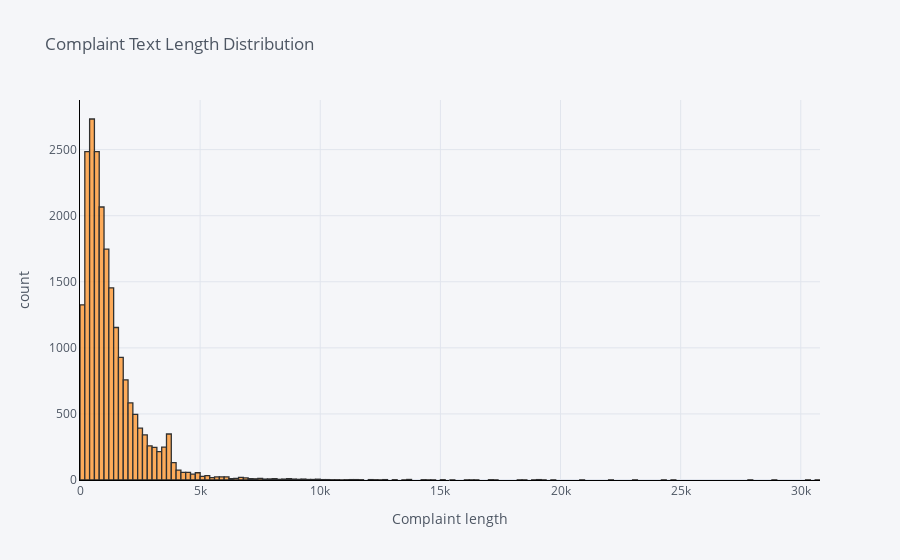

The notebook cell saved with this chart:
### Markdown cell above
## Exploratory data analysis to get familiar with the data.

Write the code in this task to perform the following:

*   Visualise the data according to the 'Complaint' character length
*   Using a word cloud find the top 40 words by frequency among all the articles after processing the text
*   Find the top unigrams,bigrams and trigrams by frequency among all the complaints after processing the text. ‘

### Code cell
# Write your code here to visualise the data according to the 'Complaint' character length
df_clean['complaint_length']  = df_clean['Complaints'].str.len()

df_clean['complaint_length'].iplot(
    kind='hist',
    bins=200,
    xTitle='Complaint length',
    linecolor='black',
    yTitle='count',
    title='Complaint Text Length Distribution')

### Figure 1 — Plotly figure (JSON) as saved in the notebook; plotly's stock layout.template omitted (floating-point values rounded to 4 significant figures; data arrays with more than 128 entries replaced by an {"elided": "..."} marker saying what was removed)
{"data": [{"histfunc": "count", "histnorm": "", "marker": {"color": "rgba(255, 153, 51, 1.0)", "line": {"color": "#000000", "width": 1.3}}, "name": "complaint_length", "nbinsx": 200, "opacity": 0.8, "orientation": "v", "type": "histogram", "x": {"elided": "21072 int values"}}], "layout": {"barmode": "overlay", "legend": {"bgcolor": "#F5F6F9", "font": {"color": "#4D5663"}}, "paper_bgcolor": "#F5F6F9", "plot_bgcolor": "#F5F6F9", "title": {"font": {"color": "#4D5663"}, "text": "Complaint Text Length Distribution"}, "xaxis": {"gridcolor": "#E1E5ED", "linecolor": "black", "showgrid": true, "tickfont": {"color": "#4D5663"}, "title": {"font": {"color": "#4D5663"}, "text": "Complaint length"}, "zerolinecolor": "#E1E5ED"}, "yaxis": {"gridcolor": "#E1E5ED", "linecolor": "black", "showgrid": true, "tickfont": {"color": "#4D5663"}, "title": {"font": {"color": "#4D5663"}, "text": "count"}, "zerolinecolor": "#E1E5ED"}}}
